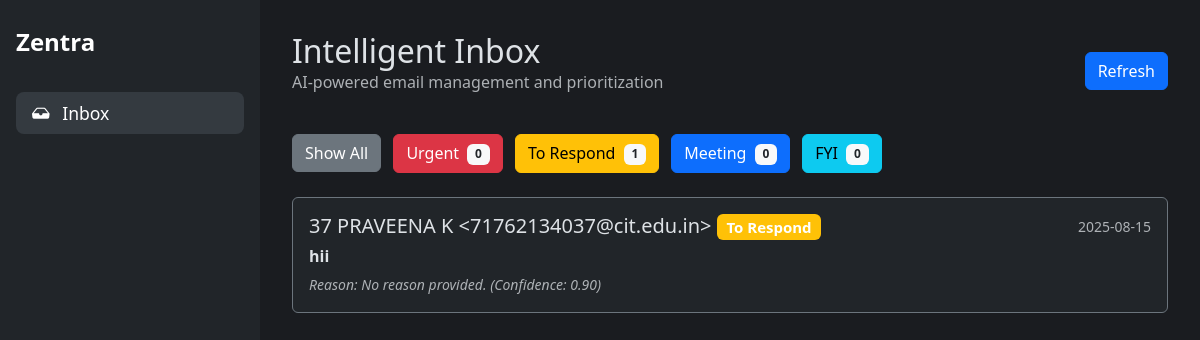
Page /recent_classified on the earlier database version.
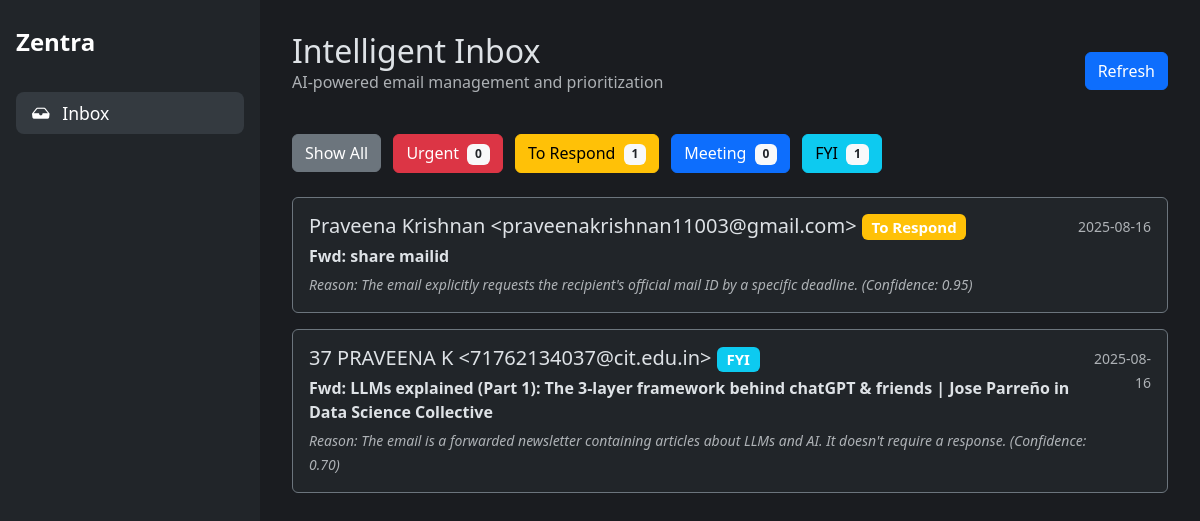
Same page on the later database version.
### tables this page shows
CREATE TABLE classifications (
    id INTEGER PRIMARY KEY AUTOINCREMENT,
    gmail_message_id TEXT UNIQUE NOT NULL, -- NEW: Added unique message ID
    created_at TIMESTAMP NOT NULL DEFAULT CURRENT_TIMESTAMP,
    subject TEXT NOT NULL,
    sender TEXT NOT NULL,
    body TEXT,
    category TEXT,
    confidence REAL,
    reason TEXT,
    summary TEXT,
    important_terms TEXT,
    response_draft TEXT
);

### Oauth.py (the view)
@app.route("/recent_classified")
def recent_classified_view():
    category_filter = request.args.get('category', None)
    classifications = database.get_recent_classifications(category_filter=category_filter)
    category_counts = database.get_category_counts()
    category_colors = {
        "Urgent": "danger",
        "To Respond": "warning",
        "Meeting": "primary",
        "FYI": "info",
        "Uncategorized": "secondary"
    }
    return render_template(
        "history.html",
        classifications=classifications,
        category_colors=category_colors,
        counts=category_counts
    )

### database.py (called while the page is built)
def get_db_connection():
    conn = sqlite3.connect(DATABASE_FILE, timeout=10)
    conn.row_factory = sqlite3.Row
    return conn

def get_recent_classifications(category_filter=None, limit=25):
    conn = get_db_connection()
    query = 'SELECT * FROM classifications'
    params = []
    if category_filter:
        query += ' WHERE category = ?'
        params.append(category_filter)
    query += ' ORDER BY id DESC LIMIT ?'
    params.append(limit)
    classifications = conn.execute(query, tuple(params)).fetchall()
    conn.close()
    return classifications

def get_category_counts():
    conn = get_db_connection()
    counts = conn.execute('SELECT category, COUNT(id) as count FROM classifications GROUP BY category').fetchall()
    conn.close()
    return {row['category']: row['count'] for row in counts}

### templates/history.html
{% extends "layout.html" %}
{% block content %}
<div class="d-flex justify-content-between align-items-center mb-4">
  <div>
    <h1 class="h2 mb-0">Intelligent Inbox</h1>
    <p class="text-muted">AI-powered email management and prioritization</p>
  </div>
  <a href="/recent_classified" class="btn btn-primary">Refresh</a>
</div>
<div class="mb-4">
  <a href="/recent_classified" class="btn btn-secondary me-2">Show All</a>
  <a href="/recent_classified?category=Urgent" class="btn btn-danger me-2">Urgent <span class="badge bg-light text-dark ms-1">{{ counts.get('Urgent', 0) }}</span></a>
  <a href="/recent_classified?category=To Respond" class="btn btn-warning me-2">To Respond <span class="badge bg-light text-dark ms-1">{{ counts.get('To Respond', 0) }}</span></a>
  <a href="/recent_classified?category=Meeting" class="btn btn-primary me-2">Meeting <span class="badge bg-light text-dark ms-1">{{ counts.get('Meeting', 0) }}</span></a>
  <a href="/recent_classified?category=FYI" class="btn btn-info">FYI <span class="badge bg-light text-dark ms-1">{{ counts.get('FYI', 0) }}</span></a>
</div>
{% for item in classifications %}
<a href="/classification/{{ item.id }}" class="text-decoration-none text-white">
  <div class="card mb-3 bg-dark border-secondary">
      <div class="card-body">
          <div class="d-flex w-100 justify-content-between">
              <div class="flex-grow-1">
                  <h5 class="mb-1">{{ item.sender }} <span class="badge bg-{{ category_colors.get(item.category, 'secondary') }}">{{ item.category }}</span></h5>
                  <p class="mb-1"><strong>{{ item.subject }}</strong></p>
                  <p class="mb-0 text-muted fst-italic">
                      <small>Reason: {{ item.reason }} (Confidence: {{ "%.2f"|format(item.confidence|float) }})</small>
                  </p>
              </div>
              <div class="text-end">
                  <small class="text-muted">{{ item.created_at[:10] }}</small>
              </div>
          </div>
      </div>
  </div>
</a>
{% else %}
<div class="alert alert-info">No classified emails in history.</div>
{% endfor %}
{% endblock %}

### templates/layout.html (shortened to what this page needs)
<!doctype html>
<html lang="en" data-bs-theme="dark">
  <head>
    <link href="https://cdn.jsdelivr.net/npm/bootstrap@5.3.3/dist/css/bootstrap.min.css" rel="stylesheet">
    <link href="https://cdn.jsdelivr.net/npm/bootstrap-icons@1.11.3/font/bootstrap-icons.min.css" rel="stylesheet">
  </head>
  <body>
    <div class="sidebar d-flex flex-column">
      <div class="sidebar-header">Zentra</div>
      <ul class="nav flex-column">
        <li class="nav-item">
          <a class="nav-link active" href="/recent_classified"><i class="bi bi-inbox-fill me-2"></i> Inbox</a>
        </li>
      </ul>
    </div>
    <div class="main-content">
      {% block content %}{% endblock %}
    </div>
  </body>
</html>

### templates/layout.html (style rules this page uses)
body { display: flex; min-height: 100vh; background-color: #1a1c20; color: #dee2e6; }
.sidebar { width: 260px; flex-shrink: 0; background-color: #212529; padding: 1.5rem 1rem; }
.main-content { flex-grow: 1; padding: 2rem; overflow-y: auto; }
.nav-link { color: #adb5bd; font-size: 1.1rem; margin-bottom: 0.5rem; }
.nav-link.active, .nav-link:hover { color: #fff; background-color: #343a40; border-radius: 0.5rem; }
.sidebar-header { font-size: 1.5rem; font-weight: bold; color: #fff; margin-bottom: 2rem; }

Differences in the rows shown:
added classifications: sender "Praveena Krishnan <praveenakrishnan11003@gmail.com>", category "To Respond", subject "Fwd: share mailid", reason "The email explicitly requests the recipient's official mail ID by a specific deadline.", confidence "0.95", created_at "2025-08-16"
changed classifications "37 PRAVEENA K <71762134037@cit.edu.in>": category "To Respond" → "FYI"; subject "hii" → "Fwd: LLMs explained (Part 1): The 3-layer framework behind chatGPT & friends | Jose Parreño in Data Science Collective"; reason "No reason provided." → "The email is a forwarded newsletter containing articles about LLMs and AI. It doesn't require a response."; confidence "0.90" → "0.70"; created_at "2025-08-15" → "2025-08-16"
Other differences:
{{ counts.get('FYI', 0) }}: "0" → "1"
